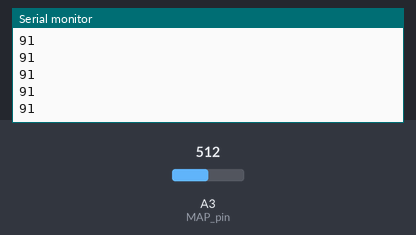
Recording of a sketch running on a simulated Arduino Uno, built with avr-gcc and run on an emulated ATmega328P. Shown: the last lines printed to the serial monitor. Inputs (shaded band) come from the test bench; at power-on: A3 (MAP_pin) = 512.

Above: at 1.2 s.
1.3 s: A3 (MAP_pin) set to 716
At 1.31 s:
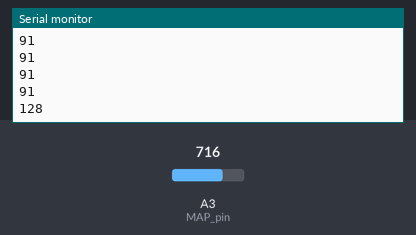
2.8 s: A3 (MAP_pin) set to 900
At 2.82 s:
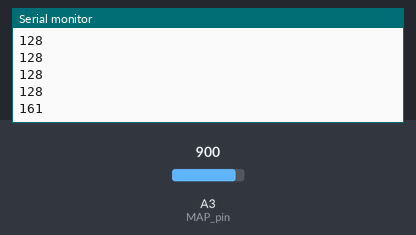
Timing chart, 0 to 5.8 s (numbered marks = the images above; inputs shaded):
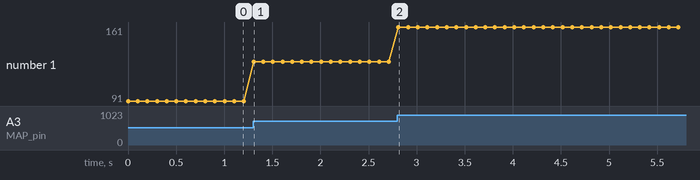

The sketch:

ArduinoMAP.ino
```cpp
const int MAP_pin = A3;
int MAP_raw = 0;
float MAP_volts = 0;
int MAP_kpa = 0;


void setup() {
  // initialize serial communications at 9600 bps:
  Serial.begin(9600);
  pinMode(MAP_pin, INPUT);
}

void loop() {
  MAP_raw = analogRead(MAP_pin);
  MAP_volts = 5.1f*((float)MAP_raw)/1023.0f;
  //MAP_kpa =  8+ 40.0f*5.1f*((float)MAP_raw)/1023.0f;
  MAP_kpa = 36.06f*5.1f*(((float)MAP_raw)/1023.0f) - 0.2645f;

Serial.println(MAP_kpa);
delay(100);


}
```

Measured:
- after the input at 1.3 s, the serial monitor: prints a new line at once (image 1)
- after the input at 2.8 s, the serial monitor: prints a new line at once (image 2)
- plotted number 1: 91 → 128 after the input at 1.3 s, 128 → 161 after the input at 2.8 s
